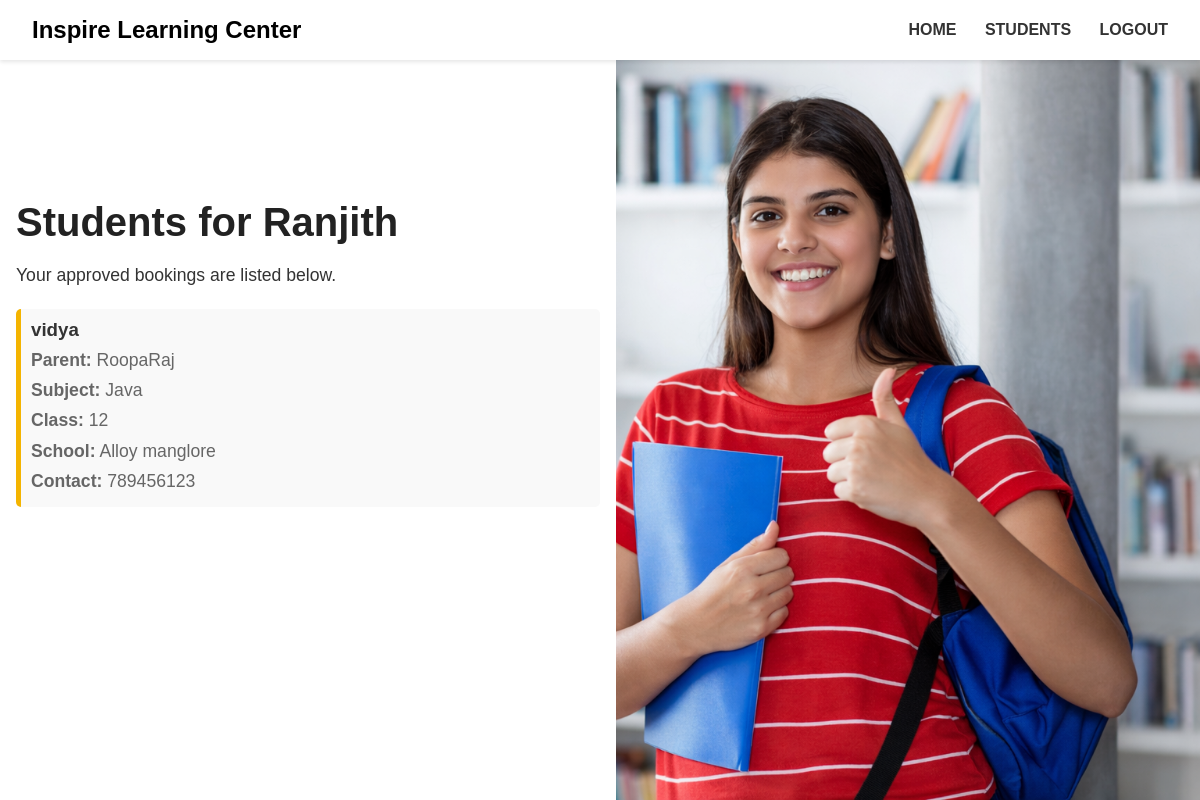
The app's page /teacher/students/ (signed in) with its own data.
### tution_app/teachers/models.py (models this page shows, shortened)
class TeacherProfile(models.Model):
    user = models.OneToOneField(User, on_delete=models.CASCADE)
    name = models.CharField(max_length=100)
    phone = models.CharField(max_length=15)
    gender = models.CharField(max_length=10)
    address = models.TextField()
    subject = models.CharField(max_length=50)
    experience = models.IntegerField(default=0)
    image = models.ImageField(upload_to='teacher_images/', null=True, blank=True)
    is_approved = models.BooleanField(default=False)

### tution_app/parents/models.py (models this page shows, shortened)
class Booking(models.Model):
    parent = models.ForeignKey(ParentProfile, on_delete=models.CASCADE)
    teacher = models.ForeignKey('teachers.TeacherProfile', on_delete=models.CASCADE)
    student_name = models.CharField(max_length=100)
    school = models.CharField(max_length=100)
    class_name = models.CharField(max_length=50)  # e.g., 10th Grade
    subject = models.CharField(max_length=50)
    photo = models.ImageField(upload_to='bookings/', null=True, blank=True)
    is_approved = models.BooleanField(default=False)
    payment_status = models.CharField(max_length=20, default='pending')
    created_at = models.DateTimeField(auto_now_add=True)

class ParentProfile(models.Model):
    user = models.OneToOneField(User, on_delete=models.CASCADE)
    name = models.CharField(max_length=100,default='unknown')
    phone = models.CharField(max_length=10)
    gender = models.CharField(max_length=10)
    address = models.TextField()
    image = models.ImageField(upload_to='parents/')
    is_approved = models.BooleanField(default=False)

### tution_app/teachers/views.py (the view)
# urls.py: path('students/', views.teacher_students, name='teacher_students'),
@login_required
def teacher_students(request):
    try:
        teacher_profile = TeacherProfile.objects.get(user=request.user)
        bookings = Booking.objects.filter(teacher=teacher_profile, is_approved=True)
        context = {
            'teacher': teacher_profile,
            'bookings': bookings,
        }
        return render(request, 'teachers/teacher_students.html', context)
    except TeacherProfile.DoesNotExist:
        return redirect('home')

### tution_app/teachers/templates/teachers/teacher_students.html (shortened to what this page needs)
{% load static %}
<!DOCTYPE html>
<html lang="en">
<head>
</head>
<body>
    <section class="banner">
        <header class="navbar">
            <div class="logo">Inspire Learning Center</div>
            <nav class="nav-links">
                <a href="{% url 'teacher_home' %}">HOME</a>
                <a href="{% url 'teacher_students' %}">STUDENTS</a>
                <a href="{% url 'logout' %}">LOGOUT</a>
            </nav>
        </header>
        <main class="hero">
            <section class="hero-text">
                <h1>Students for {{ teacher.name }}</h1>
                <p>Your approved bookings are listed below.</p>
                <div class="student-list">
                    {% if bookings %}
                        {% for booking in bookings %}
                            <div class="student-item">
                                <h3>{{ booking.student_name }}</h3>
                                <p><strong>Parent:</strong> {{ booking.parent.name }}</p>
                                <p><strong>Subject:</strong> {{ booking.subject }}</p>
                                <p><strong>Class:</strong> {{ booking.class_name }}</p>
                                <p><strong>School:</strong> {{ booking.school }}</p>
                                <p><strong>Contact:</strong> {{ booking.parent.phone }}</p>
                            </div>
                        {% endfor %}
                    {% else %}
                        <p class="second-phase">No students assigned yet.</p>
                    {% endif %}
                </div>
            </section>
            <section class="hero-image"></section>
        </main>
    </section>
</body>
</html>

### records on screen
TeacherProfile: name "Ranjith"
Booking: student_name "vidya", parent.name "RoopaRaj", subject "Java", class_name "12", school "Alloy manglore", parent.phone "789456123"
